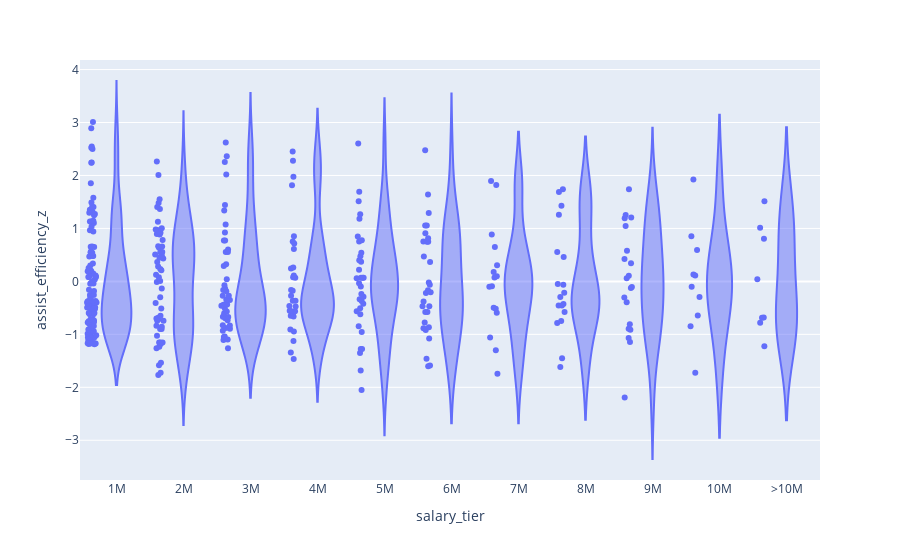

The code cell stored with this chart in its notebook:
### Code cell
fig = px.violin(
    df,
    x="salary_tier",
    y="assist_efficiency_z",
    points="all",
    hover_name="playerName"
)
fig.show()

### Figure 1 — Plotly figure (JSON) as saved in the notebook; plotly's stock layout.template omitted (floating-point values rounded to 4 significant figures; data arrays with more than 128 entries replaced by an {"elided": "..."} marker saying what was removed)
{"data": [{"alignmentgroup": "True", "box": {"visible": false}, "hovertemplate": "<b>%{hovertext}</b><br><br>salary_tier=%{x}<br>assist_efficiency_z=%{y}<extra></extra>", "hovertext": {"elided": "389 str values"}, "legendgroup": "", "marker": {"color": "#636efa"}, "name": "", "offsetgroup": "", "orientation": "v", "points": "all", "scalegroup": "True", "showlegend": false, "type": "violin", "x": {"elided": "389 str values"}, "x0": " ", "xaxis": "x", "y": {"elided": "389 float values"}, "y0": " ", "yaxis": "y"}], "layout": {"legend": {"tracegroupgap": 0}, "margin": {"t": 60}, "violinmode": "group", "xaxis": {"anchor": "y", "domain": [0, 1], "title": {"text": "salary_tier"}}, "yaxis": {"anchor": "x", "domain": [0, 1], "title": {"text": "assist_efficiency_z"}}}}
